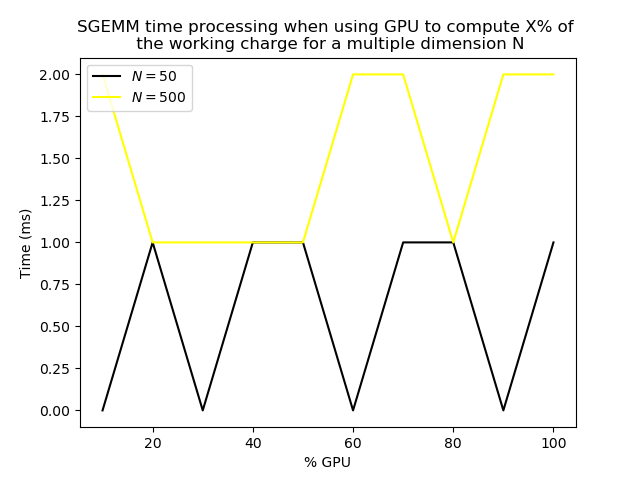

The script that saved this image:
import csv
import matplotlib.pyplot as plt
import sys
import numpy as np
N   = []
gpu_cpu = []
i=0
Ns = sys.argv
Ns = Ns[1:]

fig, ax = plt.subplots()
cmap = plt.get_cmap('gnuplot')
number = len(Ns)
colors = [cmap(i) for i in np.linspace(0, 1, number)]
for n in Ns:
    with open('gpu_with_cpu_' + n + '.csv') as csv_file:
        csv_reader = csv.reader(csv_file, delimiter=',')
        line_count = 0
        N   = []
        gpu_cpu = []
        for row in csv_reader:
            N.append(int(row[0]))
            gpu_cpu.append(int(row[1]))
        plt.plot(N, gpu_cpu, color=colors[i], label='$N={n}$'.format(n=n))
        i=i+1
plt.xlabel('% GPU')
plt.ylabel('Time (ms)')
plt.legend(loc='best')
plt.title('SGEMM time processing when using GPU to compute X% of \n '+
          'the working charge for a multiple dimension N')
plt.savefig('gpu_with_cpu.png')